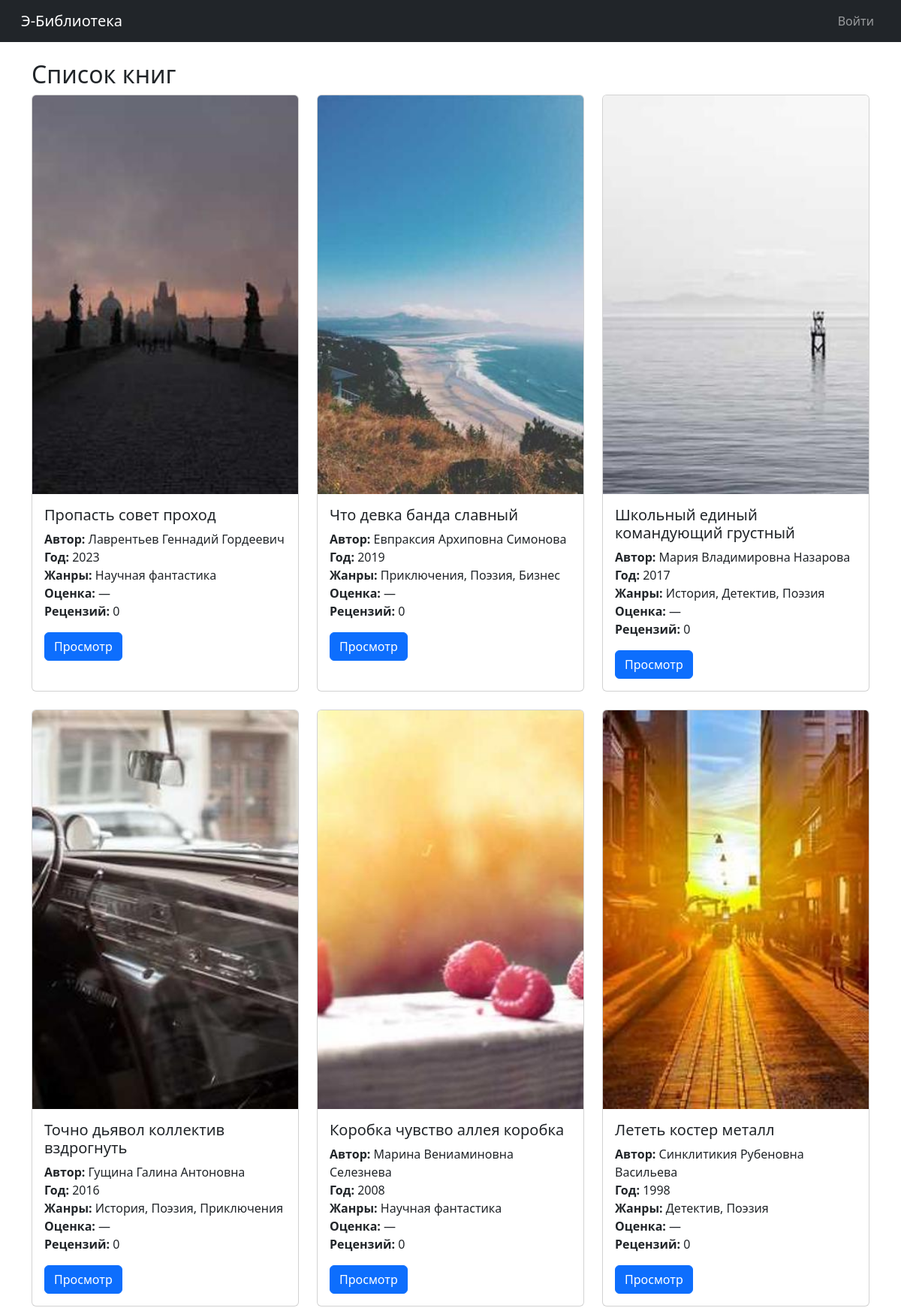
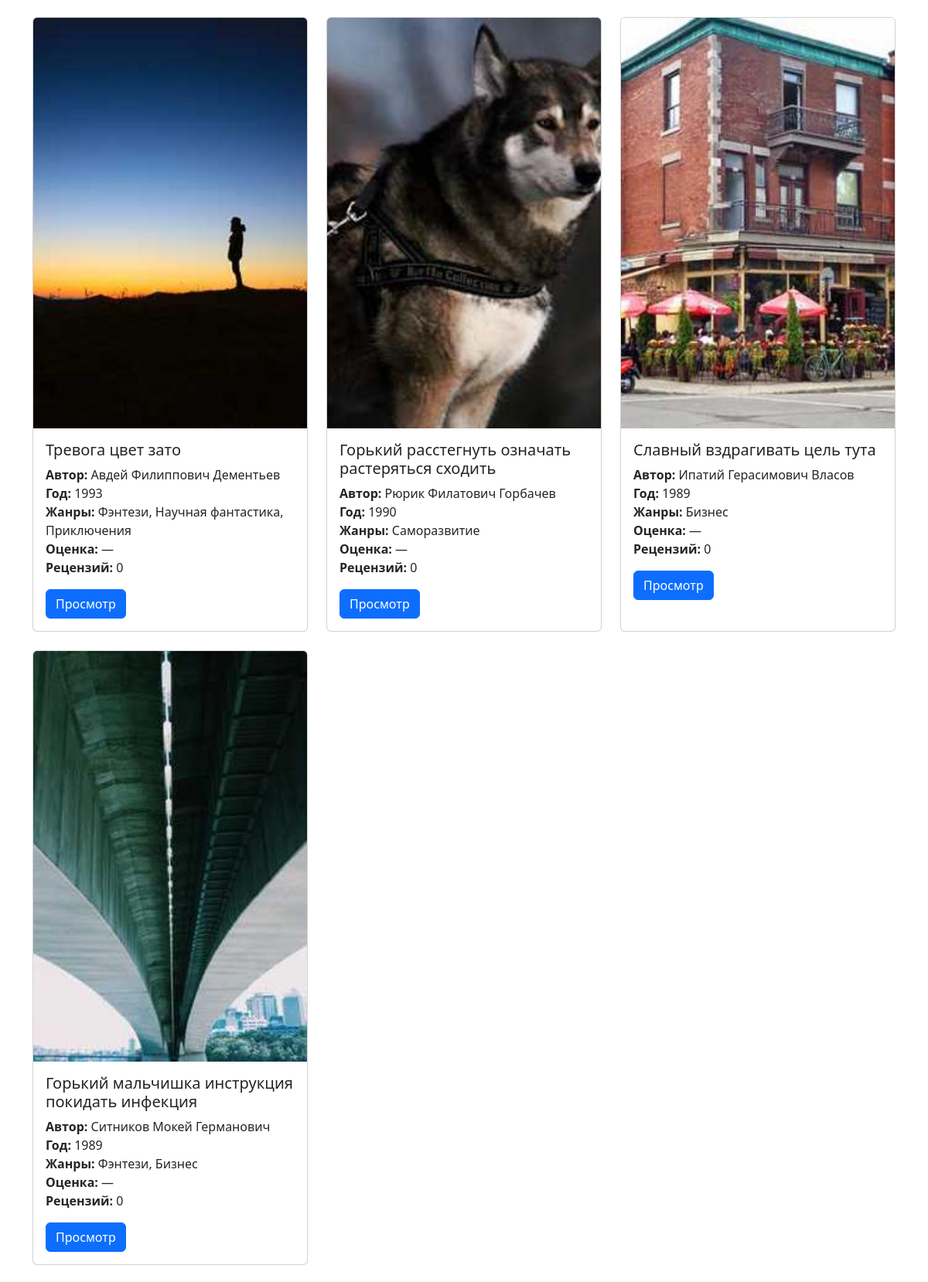
The page / (upper part) on the database its author committed (2 pictures, top to bottom).
### models.py (models this page shows, shortened)
class Book(db.Model):
    id = db.Column(db.Integer, primary_key=True)
    title = db.Column(db.String(256), nullable=False)
    description = db.Column(db.Text, nullable=False)
    year = db.Column(db.Integer, nullable=False)
    publisher = db.Column(db.String(128), nullable=False)
    author = db.Column(db.String(128), nullable=False)
    pages = db.Column(db.Integer, nullable=False)
    genres = db.relationship('Genre', secondary=book_genres, backref='books')
    cover = db.relationship('Cover', backref='book', uselist=False, cascade='all, delete')
    reviews = db.relationship('Review', back_populates='book', cascade='all, delete', passive_deletes=True)
    def avg_rating(self):
        approved_reviews = [r.rating for r in self.reviews if r.status and r.status.name == 'approved']
        return round(sum(approved_reviews)/len(approved_reviews),2) if approved_reviews else None

class Cover(db.Model):
    id = db.Column(db.Integer, primary_key=True)
    filename = db.Column(db.String(128), nullable=False)
    mimetype = db.Column(db.String(64), nullable=False)
    md5_hash = db.Column(db.String(64), nullable=False, unique=True)
    book_id = db.Column(db.Integer, db.ForeignKey('book.id', ondelete='CASCADE'), nullable=False)

### app.py (the view)
    @app.route("/")
    def index():
        page = request.args.get("page", 1, type=int)
        books = Book.query.order_by(Book.year.desc()).paginate(page=page, per_page=10)
        return render_template("index.html", books=books)

### templates/index.html (shortened to what this page needs)
{% extends 'base.html' %}
{% block content %}
<h2>Список книг</h2>
<div class="row row-cols-1 row-cols-md-2 row-cols-lg-3 g-4">
  {% for book in books.items %}
  <div class="col">
    <div class="card h-100">
      {% if book.cover %}
        <img src="{{ url_for('uploads', filename=book.cover.filename) }}" class="card-img-top">
      {% endif %}
      <div class="card-body">
        <h5 class="card-title">{{ book.title }}</h5>
        <p class="card-text">
          <strong>Автор:</strong> {{ book.author }}<br>
          <strong>Год:</strong> {{ book.year }}<br>
          <strong>Жанры:</strong> {{ book.genres|map(attribute='name')|join(', ') }}<br>
          <strong>Оценка:</strong> {{ book.avg_rating() or '—' }}<br>
          <strong>Рецензий:</strong> {{ book.reviews|length }}
        </p>
        <div class="d-flex justify-content-between">
          <a href="{{ url_for('view_book', book_id=book.id) }}" class="btn btn-primary">Просмотр</a>
        </div>
      </div>
    </div>
  </div>
  {% endfor %}
</div>
{% endblock %}

### templates/base.html (shortened to what this page needs)
<!doctype html>
<html lang="ru">
<head>
  <link rel="stylesheet"
        href="https://cdn.jsdelivr.net/npm/bootstrap@5.3.3/dist/css/bootstrap.min.css">
  <link rel="stylesheet"
        href="https://cdn.jsdelivr.net/npm/easymde/dist/easymde.min.css">
</head>
<body class="d-flex flex-column min-vh-100">
<nav class="navbar navbar-expand-lg navbar-dark bg-dark mb-4 px-3">
  <div class="container-fluid">
    <a class="navbar-brand" href="{{ url_for('index') }}">Э-Библиотека</a>
    <div class="collapse navbar-collapse">
      <ul class="navbar-nav ms-auto align-items-center gap-3">
        {% if current_user.is_authenticated %}
          <li class="nav-item">
            <span class="navbar-text">{{ current_user.full_name }}</span>
          </li>
          <li class="nav-item">
            <a class="nav-link" href="{{ url_for('logout') }}">Выйти</a>
          </li>
        {% else %}
          <li class="nav-item">
            <a class="nav-link" href="{{ url_for('login') }}">Войти</a>
          </li>
        {% endif %}
      </ul>
    </div>
  </div>
</nav>
<div class="container">
  {% block content %}{% endblock %}
</div>
</body>
</html>

### rows shown on the page
Book: filename (picture), title "Пропасть совет проход", author "Лаврентьев Геннадий Гордеевич", year "2023", genres|map "Научная фантастика", book "—", reviews|length "0"
Book: filename (picture), title "Что девка банда славный", author "Евпраксия Архиповна Симонова", year "2019", genres|map "Приключения, Поэзия, Бизнес", book "—", reviews|length "0"
Book: filename (picture), title "Школьный единый командующий грустный", author "Мария Владимировна Назарова", year "2017", genres|map "История, Детектив, Поэзия", book "—", reviews|length "0"
Book: filename (picture), title "Точно дьявол коллектив вздрогнуть", author "Гущина Галина Антоновна", year "2016", genres|map "История, Поэзия, Приключения", book "—", reviews|length "0"
Book: filename (picture), title "Коробка чувство аллея коробка", author "Марина Вениаминовна Селезнева", year "2008", genres|map "Научная фантастика", book "—", reviews|length "0"
Book: filename (picture), title "Лететь костер металл", author "Синклитикия Рубеновна Васильева", year "1998", genres|map "Детектив, Поэзия", book "—", reviews|length "0"
Book: filename (picture), title "Тревога цвет зато", author "Авдей Филиппович Дементьев", year "1993", genres|map "Фэнтези, Научная фантастика, Приключения", book "—", reviews|length "0"
Book: filename (picture), title "Горький расстегнуть означать растеряться сходить", author "Рюрик Филатович Горбачев", year "1990", genres|map "Саморазвитие", book "—", reviews|length "0"
Book: filename (picture), title "Славный вздрагивать цель тута", author "Ипатий Герасимович Власов", year "1989", genres|map "Бизнес", book "—", reviews|length "0"
Book: filename (picture), title "Горький мальчишка инструкция покидать инфекция", author "Ситников Мокей Германович", year "1989", genres|map "Фэнтези, Бизнес", book "—", reviews|length "0"
